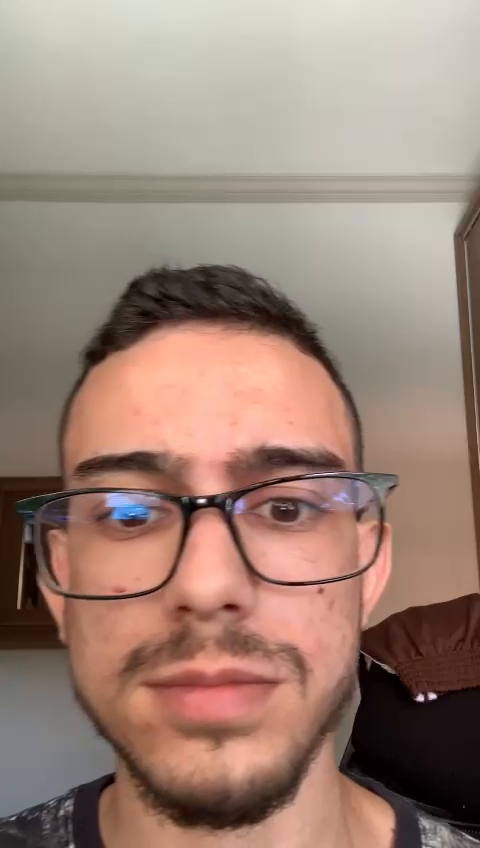
#> input picture frame 126 of codigo/teste3.mp4, 480 x 848 px
$ python atv11.py
#> lines starting #> are read from the running program, lines starting #| are printed output that depends on the picture; after the words box and inside, x2 and y2 are one past the last pixel; in counts of white or black regions, pixels touching at a corner belong together
#> further down, frame is the input picture: shape (848, 480, 3); mean B, G, R 118.8, 131.4, 156.5
import numpy as np
import cv2

ESC_KEY = 27

cap = cv2.VideoCapture('teste3.mp4') #Carregando o video

#Função que manipula os valores da trackbar
def setLimitsOfTrackbar():
    hue = {}   #Declarando um dicionario com 2 "gavetas"
    hue["min"] = cv2.getTrackbarPos("Min Hue", trackbarWindow)
    hue["max"] = cv2.getTrackbarPos("Max Hue", trackbarWindow)

    if hue["min"] > hue["max"]:  #Tratando o problema do mínimo ultrapassar o máximo
        cv2.setTrackbarPos("Max Hue", trackbarWindow, hue["min"])
        hue["max"] = cv2.getTrackbarPos("Max Hue", trackbarWindow)

    sat = {}    #Declarando um dicionario com 2 "gavetas"
    sat["min"] = cv2.getTrackbarPos("Min Saturation", trackbarWindow)
    sat["max"] = cv2.getTrackbarPos("Max Saturation", trackbarWindow)

    if sat["min"] > sat["max"]: #Tratando o problema do mínimo ultrapassar o máximo
        cv2.setTrackbarPos("Max Saturation", trackbarWindow, sat["min"])
        sat["max"] = cv2.getTrackbarPos("Max Saturation", trackbarWindow)

    val = {}    #Declarando um dicionario com 2 "gavetas"
    val["min"] = cv2.getTrackbarPos("Min Value", trackbarWindow)
    val["max"] = cv2.getTrackbarPos("Max Value", trackbarWindow)

    if val["min"] > val["max"]: #Tratando o problema do mínimo ultrapassar o máximo
        cv2.setTrackbarPos("Max Value", trackbarWindow, val["min"])
        val["max"] = cv2.getTrackbarPos("Max Value", trackbarWindow)

    return hue, sat, val

def computeTracking(frame, hue, sat, val):

    #Transforma a imagem de RGB para HSV
    hsvImage = cv2.cvtColor(frame, cv2.COLOR_BGR2HSV)
#> hsvImage: shape (848, 480, 3); mean H, S, V 25.9, 70, 156.9

    #Definir os intervalos de cores que vão aparecer na imagem final
    lowerColor = np.array([hue['min'], sat["min"], val["min"]])
    upperColor = np.array([hue['max'], sat["max"], val["max"]])

    #Marcador pra saber se o pixel pertence ao intervalo ou não
    mask = cv2.inRange(hsvImage, lowerColor, upperColor)
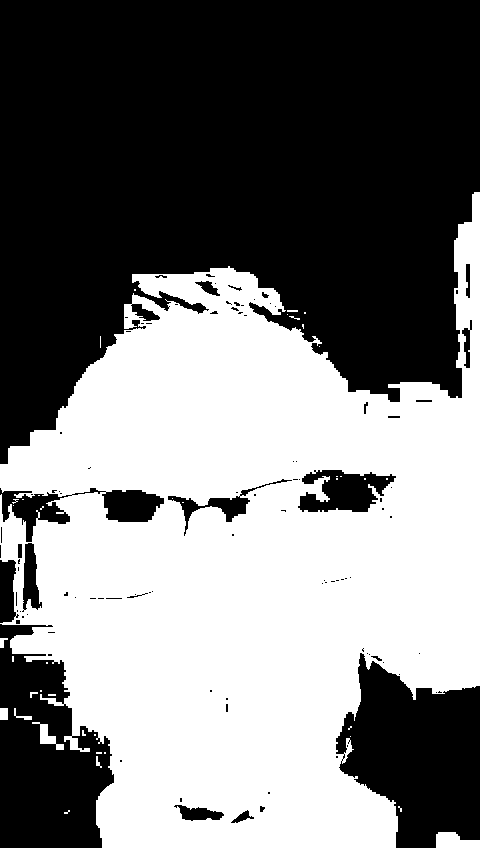
#> mask: shape (848, 480); 48.2% white; 40 white regions (31 under 20 px), largest, box (x1, y1, x2, y2) and area: (0, 192, 480, 848) 195000, (436, 832, 480, 848) 528, (32, 722, 64, 750) 288

    #Aplica máscara que "deixa passar" pixels pertencentes ao intervalo, como filtro
    #bitwise_and(source1_array,source2_array,destination_array,mask)
    #transforma a imagem/video para bit a bit e joga nos dois arrays como forma de mesclar,
    #Mas como só preciso da transformação jogo dentro do proprio frame
    result = cv2.bitwise_and(frame, frame, mask = mask)
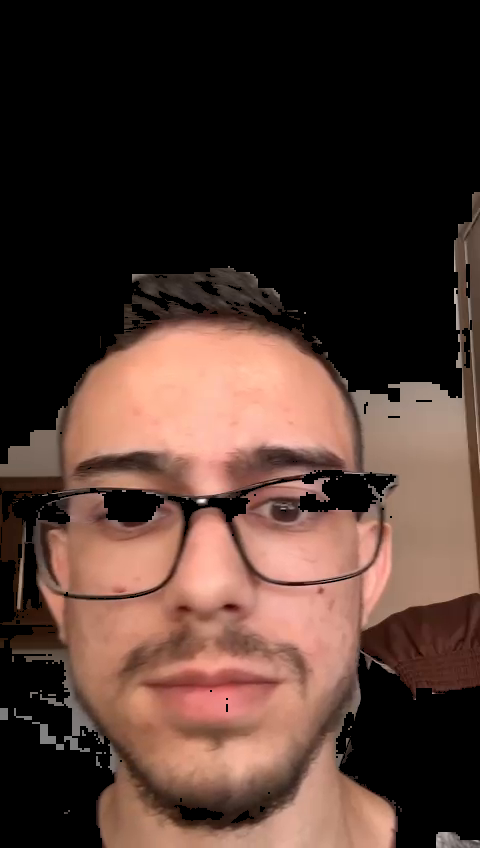
#> result: shape (848, 480, 3); mean B, G, R 47.8, 55.9, 79

    #Aplica limiarização
    gray = cv2.cvtColor(result, cv2.COLOR_BGR2GRAY)
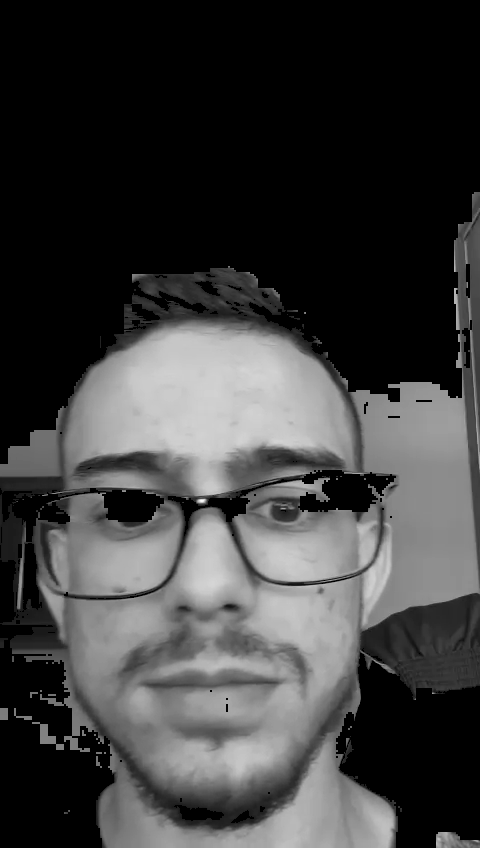
#> gray: shape (848, 480); min 0, max 250, mean 61.9
    #Para cada pixel o valor limite é aplicado no caso um limite binario
    _,gray = cv2.threshold(gray, 0, 230, cv2.THRESH_BINARY | cv2.THRESH_OTSU)
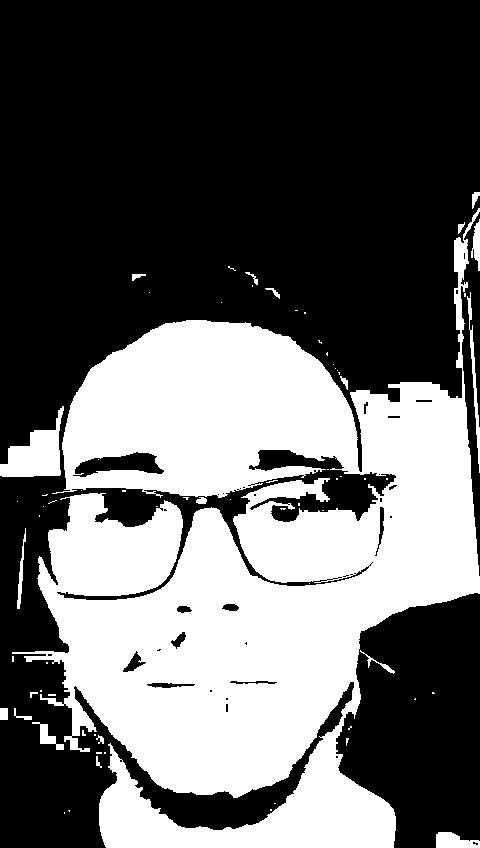
#> gray: shape (848, 480); values 0 (black) and 230 (white), 38.8% white; 70 white regions (50 under 20 px)

    #Encontra pontos que circundam regiões conexas (contour)
    #cv2.retr_list e cv2.CHAIN_APPROX_SIMPLE sao usados para fazer uma detecção de contornos
    contours, hierarchy = cv2.findContours(gray, cv2.RETR_LIST, cv2.CHAIN_APPROX_SIMPLE)
#> contours = 118 contours, 87 with area under 20; largest, box (x1, y1, x2, y2) and area: (12, 208, 480, 848) 152186, (0, 406, 64, 477) 2119, (72, 451, 165, 478) 1356, (436, 832, 480, 848) 462, (467, 292, 480, 473) 326

    #Se existir contornos
    if contours:
        #Retornando a área do primeiro grupo de pixels brancos
        maxArea = cv2.contourArea(contours[0])
#> maxArea = 15
        contourMaxAreaId = 0
        i = 0

        #Para cada grupo de pixels branco
        for cnt in contours:
            #Procura o grupo com a maior área
            if maxArea < cv2.contourArea(cnt):
                maxArea = cv2.contourArea(cnt)
                contourMaxAreaId = i
            i += 1
#> this loop made 118 passes
#> maxArea on passes 2, 90, 92, 117: 462.5, 1356, 2119, 152186
#> cnt on passes 3, 4, 5, 6, 10, 11: [[64, 812], [64, 813]], [[68, 810], [69, 811], [69, 810]], [[270, 809], [270, 810], [271, 810], [271, 809]], [[274, 803], [275, 803]], [[104, 752], [104, 753], [105, 753], [105, 752]], [[96, 752], [96, 753], [101, 753], [101, 752]]
#> after the loop, contourMaxAreaId = 116; i = 118; maxArea = 152186

        #Achar o contorno com maior área em pixels
        cntMaxArea = contours[contourMaxAreaId]
#> cntMaxArea = contour of 2540 points, box (x1, y1, x2, y2) (12, 208, 480, 848), area 152186

        #Retorna um retângulo que envolve o contorno em questão
        #Que faz um delimitador de pontos ou pixels diferente de zero de imagens de escala cinza
        xRect, yRect, wRect, hRect = cv2.boundingRect(cntMaxArea)
#> xRect = 12; yRect = 208; wRect = 468; hRect = 640

        #Desenha caixa envolvente com espessura 3
        cv2.rectangle(frame, (xRect, yRect), (xRect + wRect, yRect + hRect), (255, 255, 0), 2)
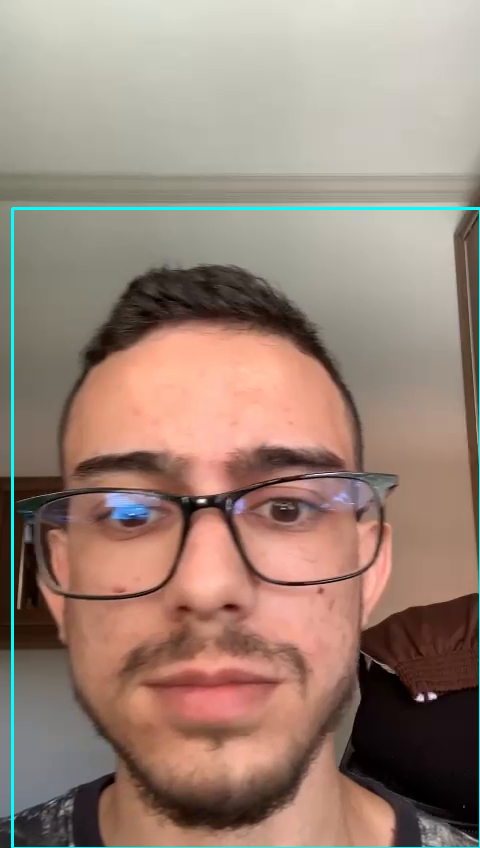
#> frame: shape (848, 480, 3); 1.09% of pixels changed, all inside (x1, y1, x2, y2) = (11, 207, 480, 848)

    return frame, gray

trackbarWindow = "trackbar window" #Dando nome para janela grafica
cv2.namedWindow(trackbarWindow)    #Criando a janela grafica

def onChange(val):
    return

#Criando as trackbars
cv2.createTrackbar("Min Hue", trackbarWindow, 0, 255, onChange)  #Mínimo e maximo
cv2.createTrackbar("Max Hue", trackbarWindow, 13, 255, onChange)

cv2.createTrackbar("Min Saturation", trackbarWindow, 0, 255, onChange)
cv2.createTrackbar("Max Saturation", trackbarWindow, 255, 255, onChange)

cv2.createTrackbar("Min Value", trackbarWindow, 43, 255, onChange)
cv2.createTrackbar("Max Value", trackbarWindow, 255, 255, onChange)

#Associando as trackbars criadas na janela, retorna oque esta marcado na barrinha
min_hue = cv2.getTrackbarPos("Min Hue", trackbarWindow)
max_hue = cv2.getTrackbarPos("Max Hue", trackbarWindow)

min_sat = cv2.getTrackbarPos("Min Saturation", trackbarWindow)
max_sat = cv2.getTrackbarPos("Max Saturation", trackbarWindow)

min_val = cv2.getTrackbarPos("Min Value", trackbarWindow)
max_val = cv2.getTrackbarPos("Max Value", trackbarWindow)

while True:
    success, frame = cap.read()  #Retorna cada frame do video, sucess diz se o carregamento foi bem sucessido

    hue, sat, val = setLimitsOfTrackbar()
    frame, gray = computeTracking(frame, hue, sat, val)

    cv2.imshow("mascara", gray)
    cv2.imshow("video", frame)

    if cv2.waitKey(10) & 0xFF == ord('q') or 0xFF == ESC_KEY:
#> (key q is pressed here)
        break

cap.release()
cv2.destroyAllWindows()

$ run again, starting later in the video
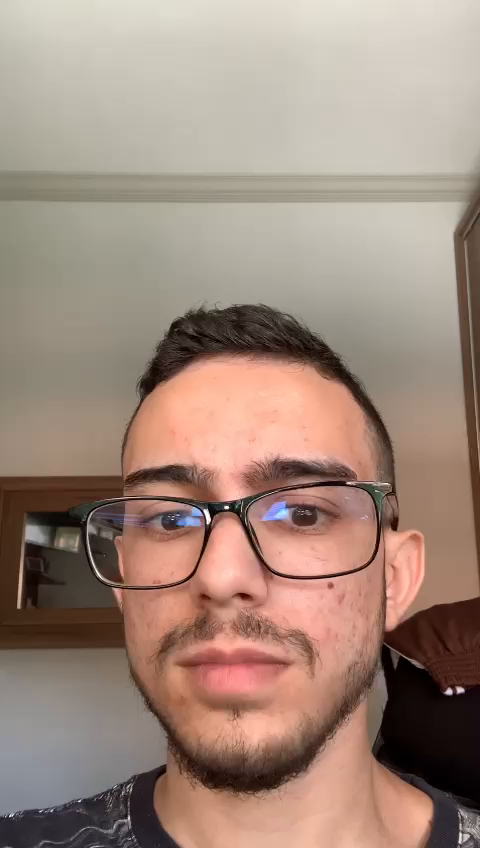
#> input picture frame 570 of codigo/teste3.mp4, 480 x 848 px
#> frame is the input picture: shape (848, 480, 3); mean B, G, R 124.6, 137.6, 160.6
#> hsvImage: shape (848, 480, 3); mean H, S, V 22.7, 66.2, 161
#> in computeTracking, `mask = cv2.inRange(hsvImage, lowerColor, upperColor)`:
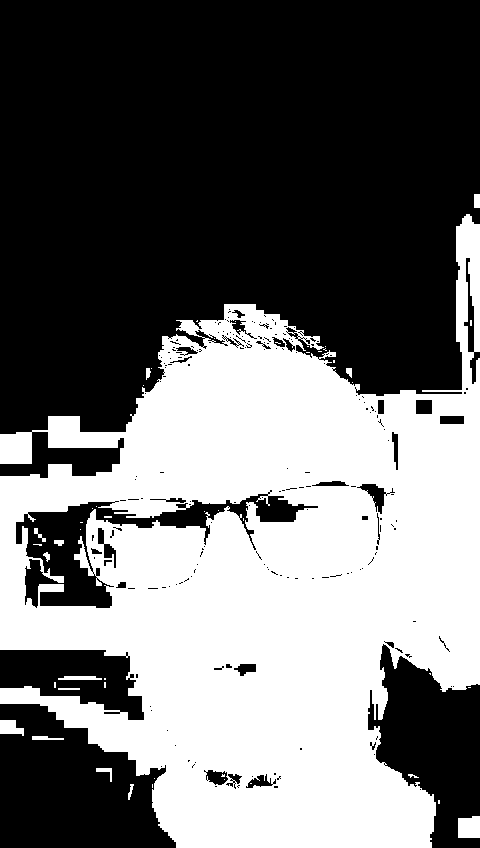
#> mask: shape (848, 480); 43.3% white; 49 white regions (34 under 20 px), largest, box (x1, y1, x2, y2) and area: (0, 214, 480, 848) 174672, (458, 816, 480, 838) 456, (0, 720, 24, 736) 276
#> contours = 278 contours, 232 with area under 20; largest, box (x1, y1, x2, y2) and area: (0, 357, 480, 848) 86864, (95, 352, 392, 504) 29045, (247, 486, 377, 576) 8090, (114, 520, 205, 588) 4462, (0, 416, 126, 464) 2519
#> in computeTracking, `maxArea = cv2.contourArea(contours[0])`: maxArea = 7
#> the loop in computeTracking, `for cnt in contours:` made 278 passes
#> maxArea on passes 2, 118, 153, 227: 355, 4462, 8089.5, 86864
#> after the loop in computeTracking, `for cnt in contours:`: contourMaxAreaId = 226; i = 278; maxArea = 86864
#> cntMaxArea = contour of 1352 points, box (x1, y1, x2, y2) (0, 357, 480, 848), area 86864
#> xRect = 0; yRect = 357; wRect = 480; hRect = 491
#> in computeTracking, `cv2.rectangle(frame, (xRect, yRect), (xRect + wRect, yRect + hRect), (..`:
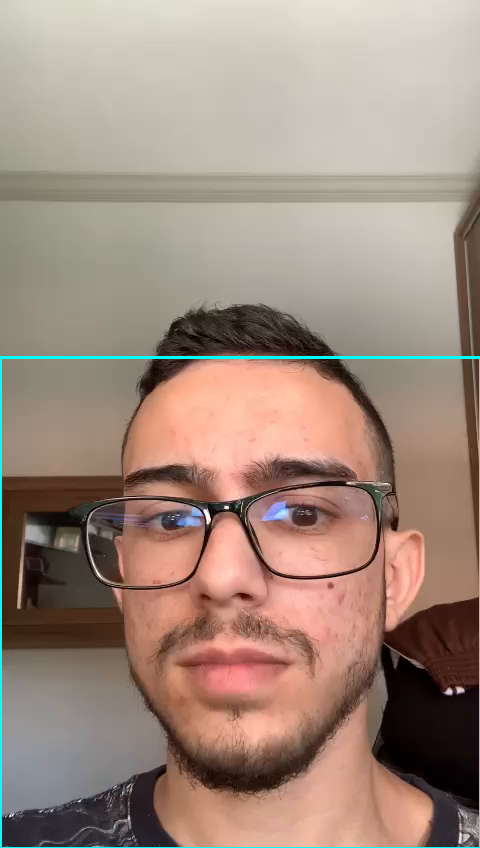
#> frame: shape (848, 480, 3); 0.83% of pixels changed, all inside (x1, y1, x2, y2) = (0, 356, 480, 848)

$ run again, starting later in the video
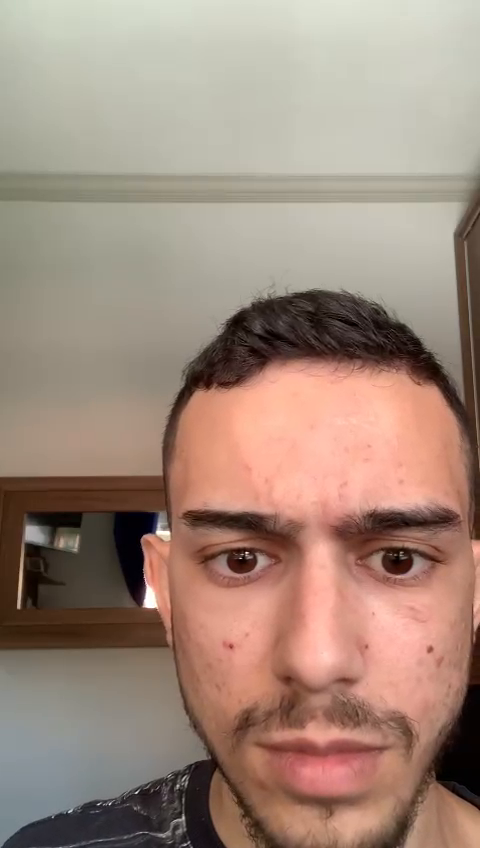
#> input picture frame 1013 of codigo/teste3.mp4, 480 x 848 px
#> frame is the input picture: shape (848, 480, 3); mean B, G, R 123.8, 137.8, 161.4
#> hsvImage: shape (848, 480, 3); mean H, S, V 23, 67.9, 162.1
#> in computeTracking, `mask = cv2.inRange(hsvImage, lowerColor, upperColor)`:
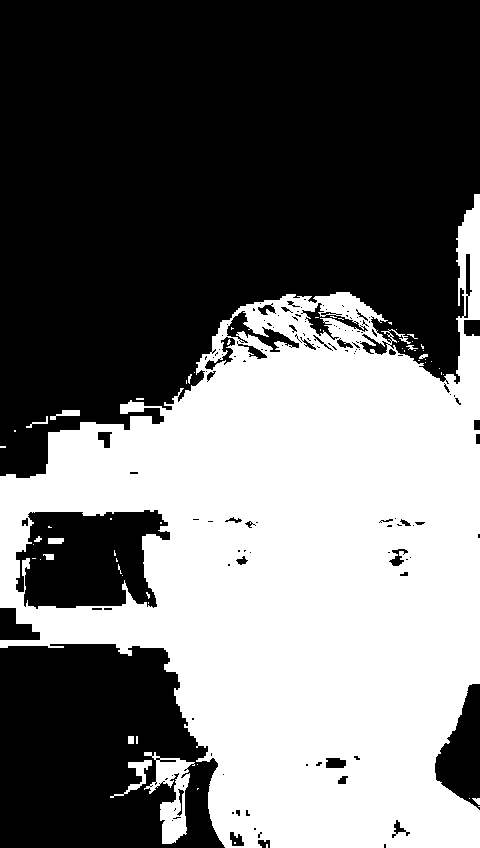
#> mask: shape (848, 480); 43.2% white; 60 white regions (47 under 20 px), largest, box (x1, y1, x2, y2) and area: (0, 194, 480, 848) 172948, (144, 752, 195, 844) 1953, (110, 760, 152, 798) 371
#> contours = 218 contours, 163 with area under 20; largest, box (x1, y1, x2, y2) and area: (141, 357, 480, 848) 126694, (30, 400, 171, 478) 6290, (396, 779, 480, 848) 3652, (334, 509, 460, 553) 2478, (181, 510, 298, 552) 2164
#> in computeTracking, `maxArea = cv2.contourArea(contours[0])`: maxArea = 4
#> the loop in computeTracking, `for cnt in contours:` made 218 passes
#> maxArea on passes 8, 19, 26, 35, 155, 168: 160, 173.5, 294, 3652, 6290.5, 126694.5
#> after the loop in computeTracking, `for cnt in contours:`: contourMaxAreaId = 167; i = 218; maxArea = 126694.5
#> cntMaxArea = contour of 742 points, box (x1, y1, x2, y2) (141, 357, 480, 848), area 126694
#> xRect = 141; yRect = 357; wRect = 339; hRect = 491
#> in computeTracking, `cv2.rectangle(frame, (xRect, yRect), (xRect + wRect, yRect + hRect), (..`:
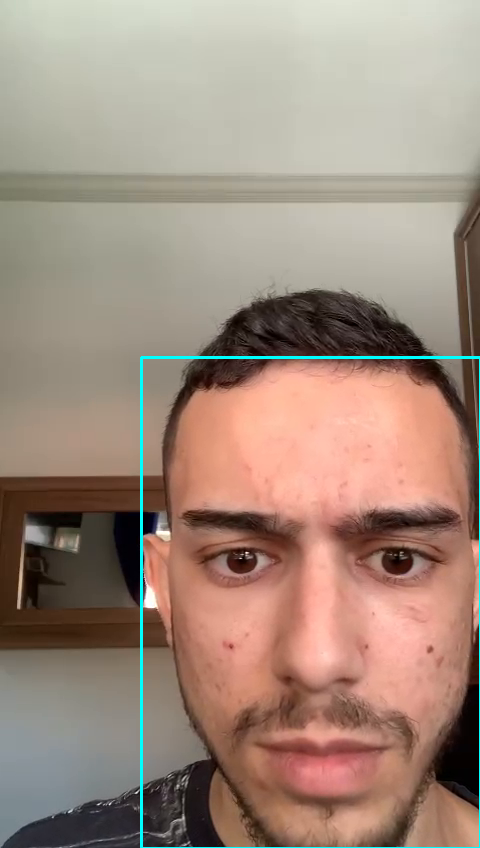
#> frame: shape (848, 480, 3); 0.81% of pixels changed, all inside (x1, y1, x2, y2) = (140, 356, 480, 848)
